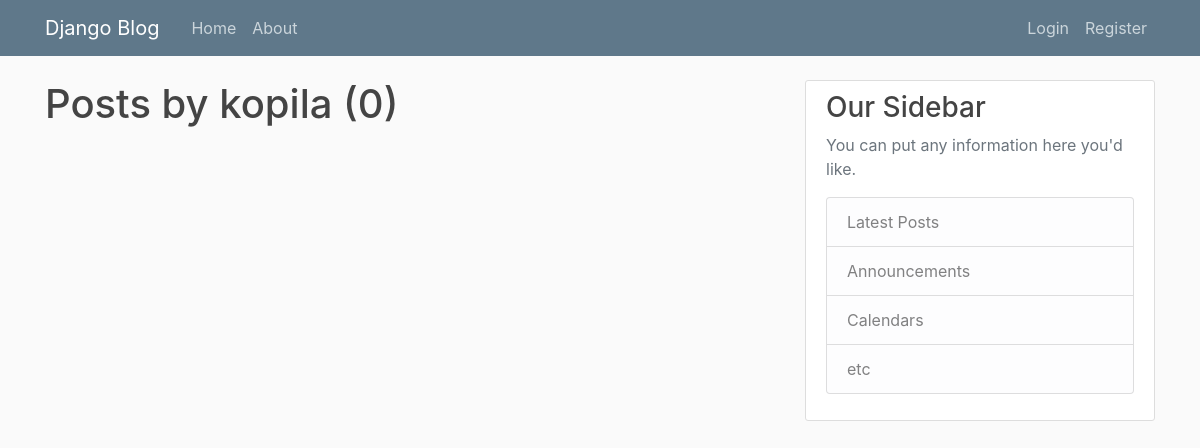
/user/kopila, run on an earlier commit of the app's database.
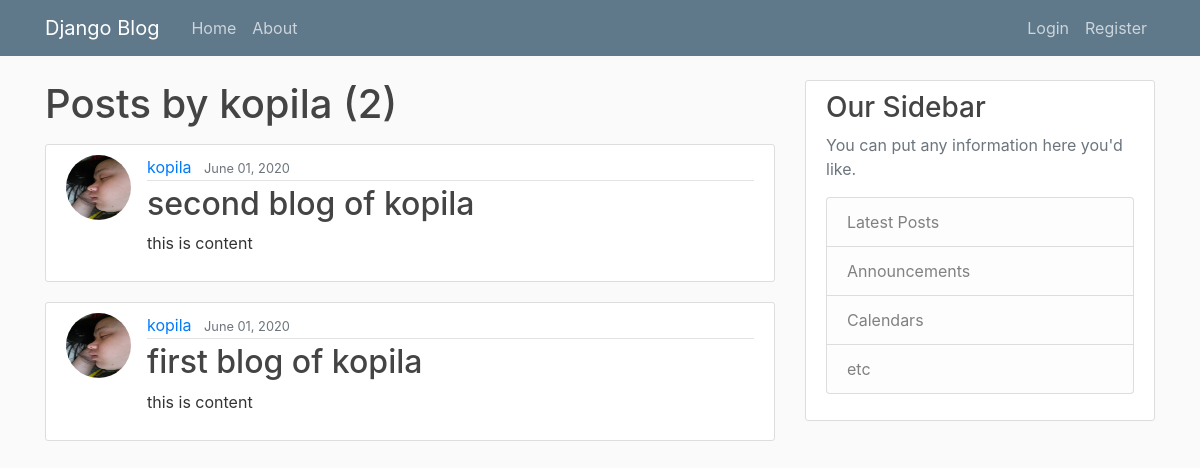
And on a later commit of the database.
### blog/models.py (models this page shows, shortened)
class Post(models.Model):
    title = models.CharField(max_length=100)
    content = models.TextField()
    date_posted = models.DateTimeField(default=timezone.now)
    author = models.ForeignKey(User, on_delete=models.CASCADE)

### users/models.py (models this page shows, shortened)
class Profile(models.Model):
    user = models.OneToOneField(User, on_delete=models.CASCADE)
    image = models.ImageField(default='default.jpg', upload_to='profile_pics')

### blog/views.py (the view)
# urls.py: path('user/<str:username>', UserPostListView.as_view(), name='user-posts'),
class UserPostListView(ListView):
    model = Post
    template_name = 'blog/user_posts.html'  # <app>/<model>_<viewtype>.html
    context_object_name = 'posts'
    paginate_by = 5
    def get_queryset(self):
        user = get_object_or_404(User, username=self.kwargs.get('username'))
        return Post.objects.filter(author=user).order_by('-date_posted')

### blog/templates/blog/user_posts.html (shortened to what this page needs)
{% extends "blog/base.html" %}
{% block content %}
    <h1 class="mb-3">Posts by {{ view.kwargs.username }} ({{ page_obj.paginator.count }})</h1>
    {% for post in posts %}
        <article class="media content-section">
          <img class="rounded-circle article-img" src="{{ post.author.profile.image.url }}">
          <div class="media-body">
            <div class="article-metadata">
              <a class="mr-2" href="{% url 'user-posts' post.author.username %}">{{ post.author }}</a>
              <small class="text-muted">{{ post.date_posted|date:"F d, Y" }}</small>
            </div>
            <h2><a class="article-title" href="{% url 'post-detail' post.id %}">{{ post.title }}</a></h2>
            <p class="article-content">{{ post.content }}</p>
          </div>
        </article>
    {% endfor %}
{% endblock content %}

What changed in the data, as far as the page shows it:
added Post: author.profile.image (picture), author "kopila", date_posted "June 01, 2020", title "second blog of kopila", content "this is content"
added Post: author.profile.image (picture), author "kopila", date_posted "June 01, 2020", title "first blog of kopila", content "this is content"
Also different on the page:
{{ page_obj.paginator.count }}: "0" → "2"
